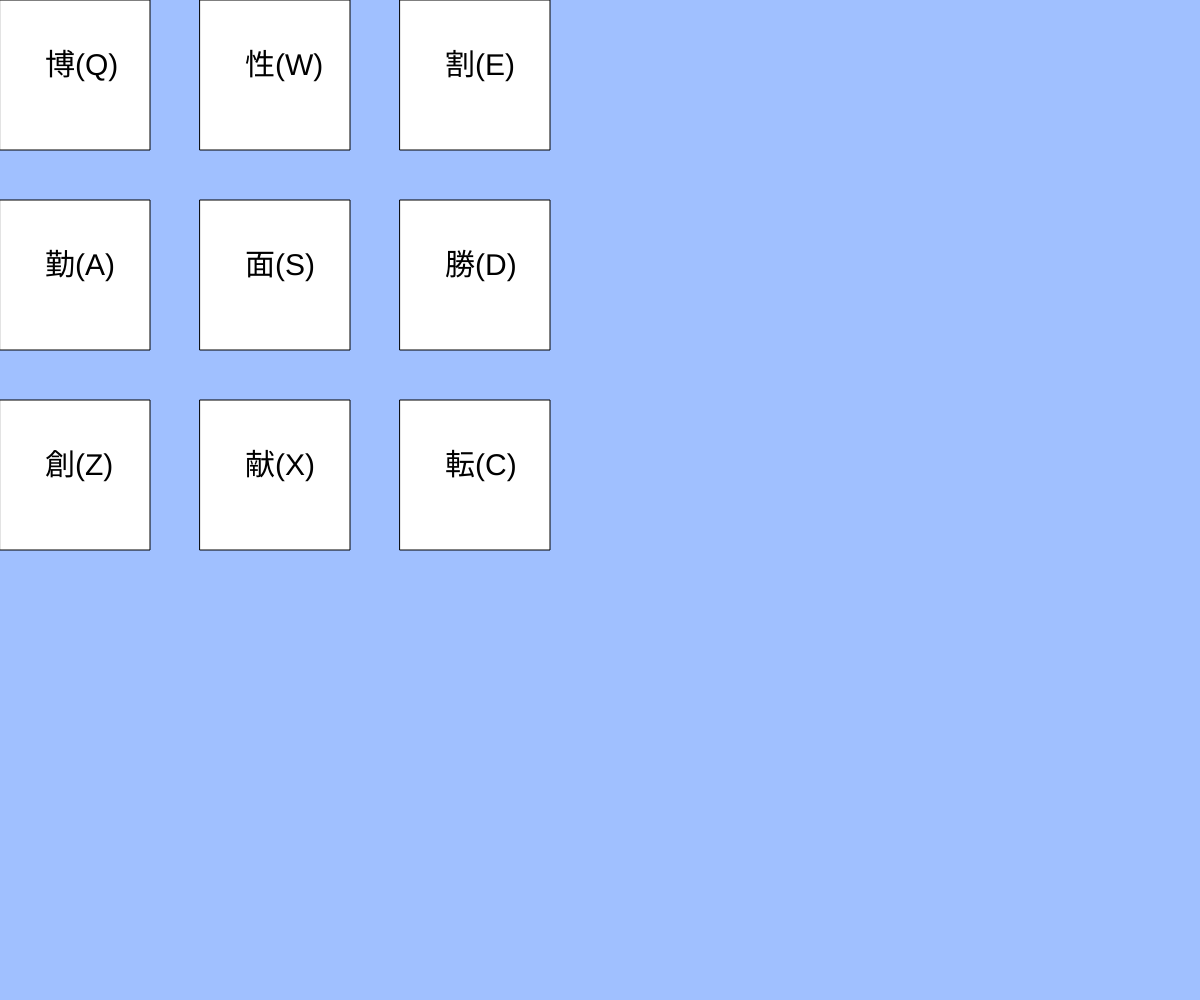
Frame 1 (no input)
Frame 60 (no input): identical to frame 1, image omitted
Frame 120 (the mouse pressed at the canvas centre since frame 60): identical to frame 1, image omitted

The p5.js sketch that drew this single still picture (run headless with seeded random() and noise() and a simulated clock; from frame 60 on, the mouse is pressed at the canvas centre):

// p5.js sketch
// ── sketch.js
// 最終課題を制作しよう
function setup(){
  createCanvas(windowWidth, windowHeight);
  background(160, 192, 255);
  for(let i = 0; i < 3; i++){
      rect(i * 200, 0, 150, 150);
  }
  for(let i = 3; i < 6; i++){
      rect((i - 3) * 200, 200, 150, 150);
  }
  for(let i = 6; i < 9; i++){
      rect((i - 6) * 200, 400, 150, 150);
  }
  let texts = ["博(Q)", "性(W)", "割(E)", "勤(A)", "面(S)", "勝(D)", "創(Z)", "献(X)", "転(C)"];
  textSize(30);
  for (let i = 0; i < 3; i++){
      text(texts[i], 45 + i * 200, 75);
  }
  for (let i = 3; i < 6; i++){
      text(texts[i], 45 + (i - 3) * 200, 275);
  }
  for (let i = 6; i < 9; i++){
      text(texts[i], 45 + (i - 6) * 200, 475);
  }
}

function draw(){
  if(keyIsDown("Q".charCodeAt(0))){
    noFill();
    stroke(255, 0, 0);
    strokeWeight(5);
    ellipse(75, 75, 100);
  }
  if(keyIsDown("E".charCodeAt(0))){
    noFill();
    stroke(255, 0, 0);
    strokeWeight(5);
    ellipse(475, 75, 100);
  }
  if(keyIsDown("A".charCodeAt(0))){
    noFill();
    stroke(255, 0, 0);
    strokeWeight(5);
    ellipse(75, 275, 100);
  }
  if(keyIsDown("D".charCodeAt(0))){
    noFill();
    stroke(255, 0, 0);
    strokeWeight(5);
    ellipse(475, 275, 100);
  }
  if(keyIsDown("Z".charCodeAt(0))){
    noFill();
    stroke(255, 0, 0);
    strokeWeight(5);
    ellipse(75, 475, 100);
  }
  if(keyIsDown("W".charCodeAt(0))){
    checkmark(270, 130);
  }
  if(keyIsDown("S".charCodeAt(0))){
    checkmark(270, 330);
  }
  if(keyIsDown("X".charCodeAt(0))){
    checkmark(270, 530);
  }
  if(keyIsDown("C".charCodeAt(0))){
    checkmark(470, 530);
  }
}

function checkmark(cx, cy){
  stroke(255, 0, 0);
  strokeWeight(5);
  line(cx-30, cy-30, cx, cy);
  line(cx+80, cy-90, cx, cy);
}

function windowResized(){
  resizeCanvas(windowWidth, windowHeight);
}
